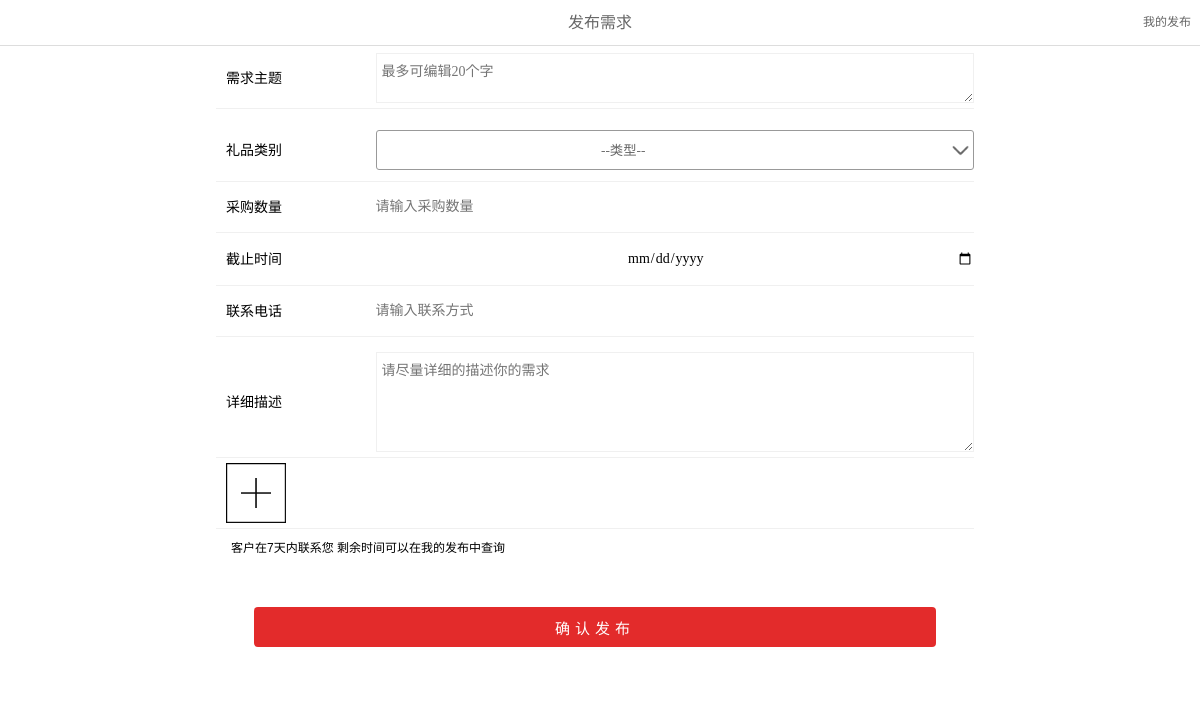
/m/mNeedMx.php, run on the app's committed database.
### tables this page shows
CREATE TABLE `para` (
  `paid` varchar(20) NOT NULL COMMENT '主键',
  `paName` varchar(200) NOT NULL COMMENT '参数名称',
  `paValue` varchar(200) NOT NULL COMMENT '参数值',
  `list` int(11) NOT NULL COMMENT '排序号',
  `edit` varchar(10) NOT NULL COMMENT '可编辑（是/否）',
  `updateTime` datetime NOT NULL COMMENT '更新时间',
  `time` datetime NOT NULL COMMENT '创建时间',
  PRIMARY KEY (`paid`)
);

CREATE TABLE `img` (
  `id` varchar(20) NOT NULL COMMENT '主键',
  `type` varchar(100) NOT NULL COMMENT '图片类型',
  `name` varchar(200) NOT NULL COMMENT '图片名称',
  `src` varchar(200) NOT NULL COMMENT '图片根目录路径',
  `url` varchar(200) NOT NULL COMMENT '图片链接',
  `geshi` varchar(20) NOT NULL COMMENT '图片格式（JPEG,PNG）',
  `width` int(11) NOT NULL COMMENT '图片宽度',
  `height` int(11) NOT NULL COMMENT '图片高度',
  `maxSize` int(11) NOT NULL COMMENT '最大尺寸（B字节）',
  `text` varchar(200) NOT NULL COMMENT '备注',
  `list` int(10) NOT NULL COMMENT '排序号',
  `del` varchar(10) NOT NULL COMMENT '可删除（是/否）',
  `updateTime` datetime NOT NULL COMMENT '更新时间',
  `time` datetime NOT NULL COMMENT '创建时间',
  PRIMARY KEY (`id`)
);

### m/mNeedMx.php (the view, shortened to what this page needs)
<?php
include "../library/mFunction.php";
echo head('m');
$id = $get['id'];
if( empty($id) ){
    $uploadHtml = "<li><img id='imgClick' style=\"width: 60px;height: 60px;\" src='".img('VCp85710136Sx')."'/></li>";
    $sureBtn = "<p class='pro'><label class='mui-dis-flex'><span>客户在7天内联系您 剩余时间可以在我的发布中查询</span></label></p>
    <input type='button' class='addPassenger_btn' value='确认发布'/>";
}
?>
<div class="header header-fixed">
	<div class="nesting"> <a href="javascript:history.back(-1);" class="header-btn header-return"><span class="return-ico">&#xe614;</span></a>
		<div class="align-content">
			<p class="align-text">发布需求</p>
		</div>
		<a href="mNeed.php" class="header-btn ">我的发布</a>
	</div>
</div>
<div class="container mui-pt45">
	<div class="login">
		<form name="needForm">
			<ul class="post-title">
				<li><span>需求主题</span>
					<textarea placeholder="最多可编辑20个字" name='project'><?php echo $res['theme'];?></textarea>
				</li>
			</ul>
			<ul>
				<li><span>礼品类别</span>
					<select style="width: 80%;padding-left: 30%;    height: 40px;background-size: 25px;"  class="select-down" name='goodsType'>
						<?php echo option('--类型--',explode('，',para('giftType')),$res['giftType']);?>
					</select>
				</li>
				<li><span>采购数量</span><input type="text" name='num' placeholder="请输入采购数量" value='<?php echo $res['num']?>'/></li>
				<li><span>截止时间</span><input style="width: 80%;text-align: center;" type="date" name='endtime' placeholder="" value='<?php echo $res['endTime'];?>'/></li>
				<li><span>联系电话</span><input type="text" name='tel' placeholder="请输入联系方式" value='<?php echo $res['tel'];?>'/></li>
			</ul>
			<ul>
				<li><span>详细描述</span>
					<textarea placeholder="请尽量详细的描述你的需求" name='textInfo'><?php echo $res['text'];?></textarea>
				</li>
                <?php echo $uploadHtml;?>
			</ul>
		</form>
		<?php echo $sureBtn;?>
	</div>
</div>

### library/m.css (style rules this page uses)
* { margin:0;padding:0;-webkit-tap-highlight-color:transparent }
*,:after,:before { -webkit-box-sizing:border-box;box-sizing:border-box }
body { overflow-x:hidden;font:12px/1.5 Microsoft YaHei,tahoma,arial,Hiragino Sans GB,\\5b8b\4f53,sans-serif;background:#fff }
article,aside,div,p { word-break:break-all }
img { border:none;width:100%;vertical-align:middle }
ol li,ul li { list-style-type:none;list-style: none; }
a { text-decoration:none;color:#444 }
a,button,input,option,select,textarea { outline:0;font-family:".userCenter .userCenter_top .usercenter-titleMicrosoft YaHei" }
input[type="button"], input[type="submit"], input[type="reset"] { -webkit-appearance: none; }
textarea { -webkit-appearance: none; }
.container { max-width:768px;min-width:320px;margi.header .nestingn:0 auto;overflow:hidden;margin:0 auto }
.mui-dis-flex { display:-webkit-flex;display:flex;align-items: center; }
.mui-pt45 { padding-top: 38px!important; }
.select-down { border: solid 1px #999; appearance: none; -moz-appearance: none; -webkit-appearance: none; width: 120px; background: #fff url(../img/WebsiteImg/wzu84130248Ln.jpg) no-repeat scroll right center; padding-right: 14px; height: 30px; border-radius: 3px; margin-right: 5px; color: #666666; background-size: 10%; padding-left: 10px; margin:6px 0; background-size: 18%; }
.addPassenger_btn { height: 40px; width: 90%; background: #e32b2b; color: #FFF; -webkit-appearance: none; font-size: 15px; letter-spacing:2px; border-radius: 4px; border: none; margin-left: 5%; margin-top: 50px; margin-bottom: 50px; }
.header { height:45px;position:relative;z-index:100;background-color:#fff }
.header .nesting { box-shadow: 0 0 0 1px #ddd;display:-webkit-flex;display:flex;display:-webkit-box;display:box;-webkit-align-items:center;align-items:center;background-size: 65%; }
.header .header-btn { width:66px;height:45px;display:block;color:#666;text-align:center;line-height:45px; font-size: 12px; }
.header .header-btn .return-ico,.header-login { font-family:'iconfont' ;font-size: 20px;font-weight: bold;color:#666; }
.header .align-content { -webkit-flex:1;flex:1;-webkit-box-flex:1;box-flex:1 }
.header .align-text { height:45px;line-height:45px;text-align:center;font-size:16px;color:#666 }
.header-fixed { position:fixed;top:0;left:0;right:0;width:100% }
.return-ico { font-family: "iconfont"; }
.login { min-height: 400px;padding-right: 10px; background: #fff; }
.login>input { height: 40px;width: 90%;background: #e32b2b;color: #FFF;-webkit-appearance: none;font-size: 15px;letter-spacing: 5px;border-radius: 4px;border: none;margin-left: 5%;margin-top: 50px; }
.login ul { background: #fff;margin-top: 10px; }
.login ul li { padding-left: 10px;display: flex;align-items: center;border-bottom: 1px solid #f0f0f0;padding:5px 0 5px 10px; }
.login ul li span { width: 20%; font-size: 14px; }
.login ul li input { flex: 1;line-height: 40px; border: none; outline: none;font-size:14px; }
.pro { margin-top: 10px;padding-left: 10px;align-items: center; }
.pro label span { margin-left: 5px; }
.login .post-title li textarea { min-height: 50px !important; }
.login ul li textarea { width: 80%;min-height: 100px;border:1px solid #f0f0f0;color: #444;padding-top:6px;padding-left: 5px;font-size:14px; }

### data on the page
para: goodsType "--类型--"
img: src+updateTime (picture)
